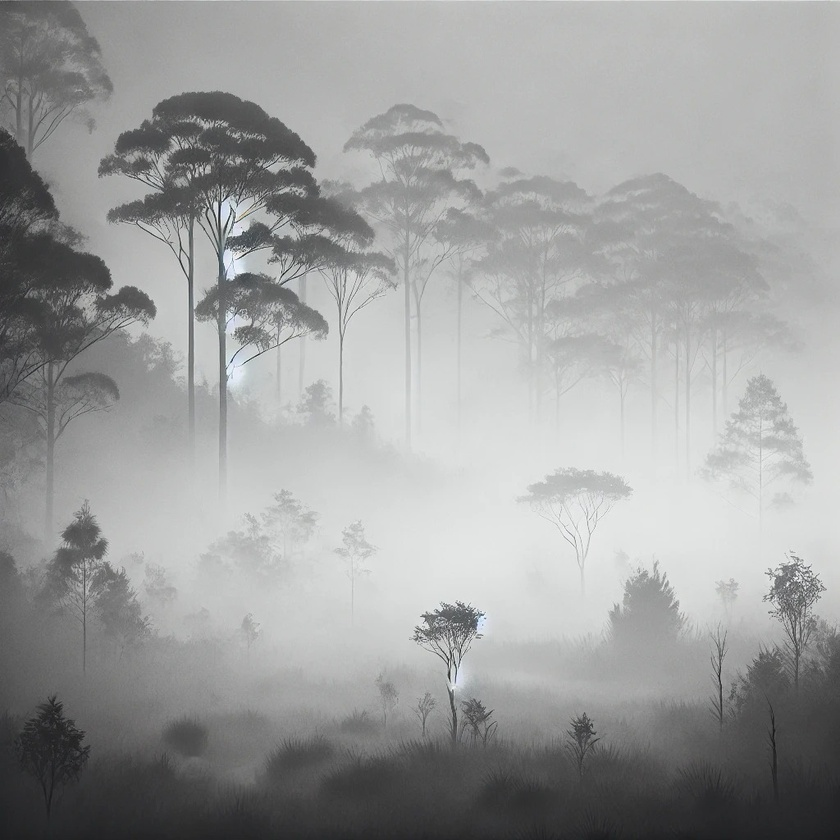
#> input picture citra.jpeg, 840 x 840 px, shrunk from 1024 x 1024 before the run
$ python histogram.py
#> lines starting #> are read from the running program, lines starting #| are printed output that depends on the picture
import imageio
import numpy as np
import matplotlib.pyplot as plt

image = imageio.imread('citra.jpeg', mode='L')
#> image: shape (840, 840); min 16, max 251, mean 157

def histogram_equalization(img):
    hist, bins = np.histogram(img.flatten(), bins=256, range=[0, 256])
#> hist = 256 values, max 17441 at index 185, min 0 at index 0, mean 2756.2; bins = 257 values from 0 to 256
    cdf = hist.cumsum()
#> cdf = 256 values from 0 to 705600
    cdf_normalized = cdf * 255 / cdf[-1]
#> cdf_normalized = 256 values from 0 to 255
    img_equalized = np.interp(img.flatten(), bins[:-1], cdf_normalized).reshape(img.shape)
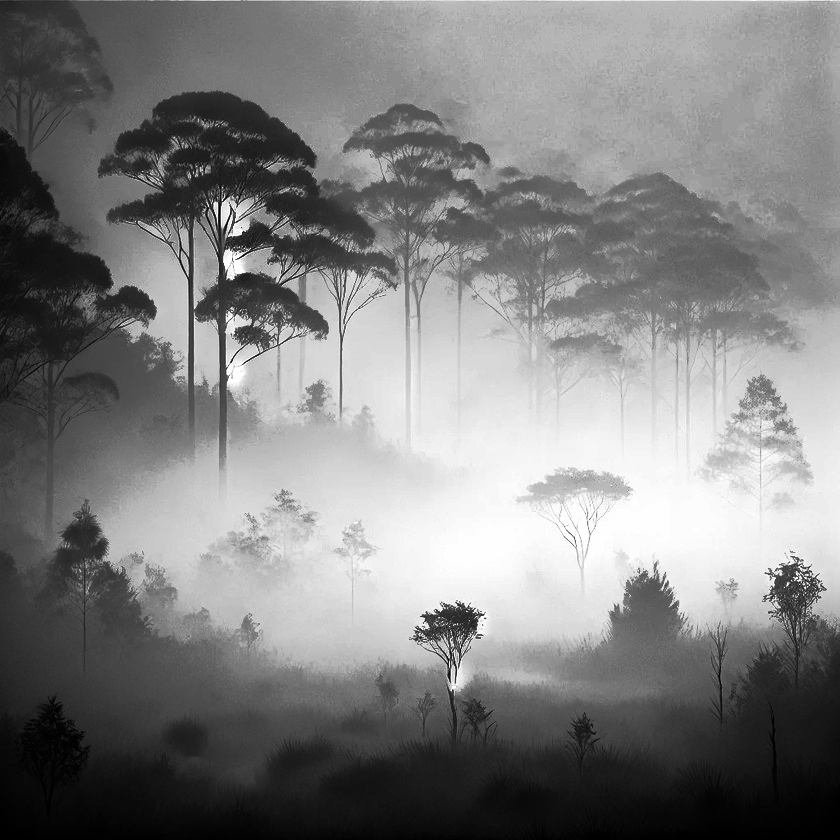
#> img_equalized: shape (840, 840) float64; min 0.000361, max 255, mean 128.5
    return img_equalized

image_enhanced = histogram_equalization(image)

plt.figure(figsize=(10, 5))
plt.subplot(1, 2, 1)
plt.title('Citra Asli')
plt.imshow(image, cmap='gray')
plt.axis('off')

plt.subplot(1, 2, 2)
plt.title('Citra Setelah Histogram Equalization')
plt.imshow(image_enhanced, cmap='gray')
plt.axis('off')
plt.show()
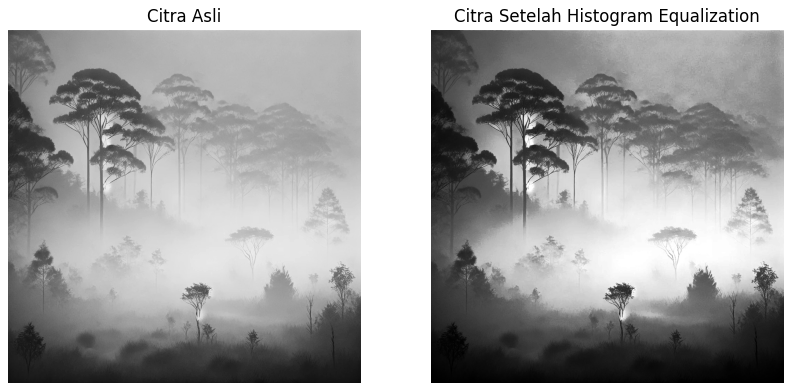
#> figure drawn by matplotlib, 2 panels
